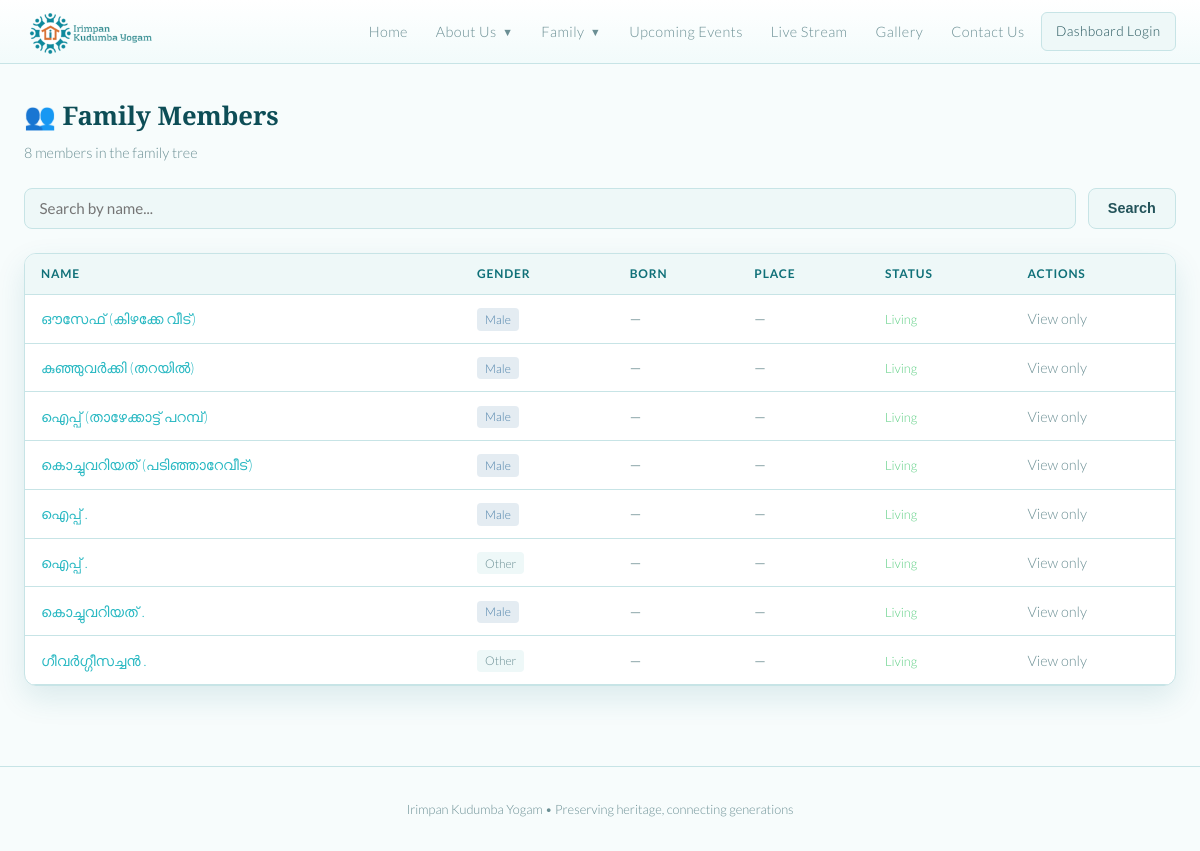
The page /people/ on the database its author committed.
### tree/models.py (models this page shows, shortened)
class Person(models.Model):
    GENDER_CHOICES = [
        ('M', 'Male'),
        ('F', 'Female'),
        ('O', 'Other'),
    ]
    first_name = models.CharField(max_length=100)
    last_name = models.CharField(max_length=100)
    gender = models.CharField(max_length=1, choices=GENDER_CHOICES, default='O')
    birth_date = models.DateField(null=True, blank=True)
    death_date = models.DateField(null=True, blank=True)
    birth_place = models.CharField(max_length=200, blank=True)
    email = models.EmailField(blank=True)
    phone = models.CharField(max_length=30, blank=True)
    blood_group = models.CharField(max_length=10, blank=True)
    current_address = models.TextField(blank=True)
    living_separately = models.BooleanField(default=False)
    bio = models.TextField(blank=True)
    photo = models.ImageField(upload_to='photos/', null=True, blank=True)
    father = models.ForeignKey(
        'self', null=True, blank=True,
        on_delete=models.SET_NULL,
        related_name='children_as_father'
    )
    mother = models.ForeignKey(
        'self', null=True, blank=True,
        on_delete=models.SET_NULL,
        related_name='children_as_mother'
    )
    spouse = models.ForeignKey(
        'self', null=True, blank=True,
        on_delete=models.SET_NULL,
        related_name='married_to'
    )
    user = models.OneToOneField(
        settings.AUTH_USER_MODEL,
        null=True,
        blank=True,
        on_delete=models.SET_NULL,
        related_name='family_member_profile',
    )
    created_at = models.DateTimeField(auto_now_add=True)
    class Meta:
        ordering = ['last_name', 'first_name']
    def get_absolute_url(self):
        return reverse('person_detail', kwargs={'pk': self.pk})
    @property
    def full_name(self):
        return f"{self.first_name} {self.last_name}"
    @property
    def is_alive(self):
        return self.death_date is None

### tree/views.py (the view)
# urls.py: path('people/', views.people_list, name='people_list'),
def people_list(request):
    q = request.GET.get('q', '')
    people = Person.objects.all()
    if q:
        people = people.filter(first_name__icontains=q) | people.filter(last_name__icontains=q)
    _apply_generations(people, _generation_map(Person.objects.all()))
    return render(request, 'tree/people_list.html', {'people': people, 'q': q})

### tree/views.py (called while the page is built)
def _generation_map(people):
    people = list(people)
    if not people:
        return {}
    parents = {
        person.pk: tuple(parent_id for parent_id in (person.father_id, person.mother_id) if parent_id)
        for person in people
    }
    memo = {}
    def get_depth(person_id):
        if person_id in memo:
            return memo[person_id]
        parent_ids = parents.get(person_id, ())
        if not parent_ids:
            memo[person_id] = 1
            return 1
        memo[person_id] = max(get_depth(parent_id) for parent_id in parent_ids) + 1
        return memo[person_id]
    return {person.pk: get_depth(person.pk) for person in people}

def _apply_generations(people, generation_map):
    for person in people:
        person._generation = generation_map.get(person.pk, 1)

### tree/templates/tree/people_list.html (shortened to what this page needs)
{% extends "tree/base.html" %}
{% block content %}
<h1 class="section-title">👥 Family Members</h1>
<p class="section-sub">{{ people|length }} member{{ people|length|pluralize }} in the family tree</p>
<div class="search-bar">
  <form method="get" style="display:flex;gap:0.75rem;flex:1;flex-wrap:wrap;">
    <input class="form-input" name="q" value="{{ q }}" placeholder="Search by name..." style="flex:1;min-width:180px;">
    <button type="submit" class="btn btn-secondary">Search</button>
  </form>
</div>
<div class="card" style="padding:0;overflow:hidden;">
  <div class="people-table-wrap">
    <table class="people-table">
      <thead>
        <tr>
          <th>Name</th>
          <th>Gender</th>
          <th class="hide-sm">Born</th>
          <th class="hide-sm">Place</th>
          <th>Status</th>
          <th>Actions</th>
        </tr>
      </thead>
      <tbody>
        {% for person in people %}
        <tr>
          <td>
            <a href="{{ person.get_absolute_url }}">{{ person.full_name }}</a>
          </td>
          <td>
            <span class="tag tag-{{ person.gender|lower }}">{{ person.get_gender_display }}</span>
          </td>
          <td class="hide-sm">{{ person.birth_date.year|default:"—" }}</td>
          <td class="hide-sm">{{ person.birth_place|default:"—" }}</td>
          <td>
            {% if person.is_alive %}
              <span style="color:#5ecf84;font-size:0.8rem;">Living</span>
            {% else %}
              <span style="color:#c08080;font-size:0.8rem;">†{{ person.death_date.year }}</span>
            {% endif %}
          </td>
          <td>
            {% if request.user.is_authenticated and request.user.is_staff %}
            <a href="{% url 'person_edit' person.pk %}" style="color:var(--gold-dim);">Edit</a>
            {% else %}
            <span style="color:var(--text-dim);">View only</span>
            {% endif %}
          </td>
        </tr>
        {% endfor %}
      </tbody>
    </table>
  </div>
</div>
{% endblock %}

### tree/templates/tree/base.html (style rules this page uses)
:root { --bg: #f7fcfc; --surface: #ffffff; --surface2: #eef8f8; --border: #c7e4e6; --gold: #1399a6; --gold-light: #28b8c2; --gold-dim: #0f7078; --cream: #0d4d56; --text: #23535a; --text-dim: #6b8f94; --male: #4a7fa8; --female: #a84a7f; --radius: 12px; --shadow: 0 12px 30px rgba(16, 111, 121, 0.12); }
* { box-sizing: border-box; margin: 0; padding: 0; }
body { background: var(--bg); color: var(--text); font-family: 'Lato', sans-serif; font-weight: 300; min-height: 100vh; line-height: 1.6; }
.card { background: var(--surface); border: 1px solid var(--border); border-radius: var(--radius); padding: 1.5rem; box-shadow: var(--shadow); }
.btn { display: inline-flex; align-items: center; gap: 0.4rem; padding: 0.55rem 1.2rem; border-radius: 8px; font-size: 0.9rem; font-weight: 700; cursor: pointer; border: none; text-decoration: none; transition: all 0.2s; }
.btn-secondary { background: var(--surface2); color: var(--text); border: 1px solid var(--border); }
.form-input { width: 100%; background: var(--surface2); border: 1px solid var(--border); border-radius: 8px; color: var(--text); padding: 0.65rem 0.9rem; font-family: 'Lato', sans-serif; font-size: 0.95rem; transition: border-color 0.2s; }
h1, h2, h3 { font-family: 'Playfair Display', serif; font-weight: 600; }
.section-title { font-family: 'Playfair Display', serif; font-size: 1.6rem; color: var(--cream); margin-bottom: 0.25rem; }
.section-sub { color: var(--text-dim); font-size: 0.9rem; margin-bottom: 1.5rem; }

### tree/templates/tree/people_list.html (style rules this page uses)
.search-bar { display: flex; gap: 0.75rem; margin-bottom: 1.5rem; flex-wrap: wrap; }
.search-bar input { flex: 1; min-width: 200px; }
.people-table-wrap { overflow-x: auto; }
.people-table { width: 100%; border-collapse: collapse; font-size: 0.9rem; }
.people-table th { text-align: left; padding: 0.65rem 1rem; color: var(--gold-dim); font-size: 0.75rem; text-transform: uppercase; letter-spacing: 0.07em; border-bottom: 1px solid var(--border); background: var(--surface2); }
.people-table td { padding: 0.75rem 1rem; border-bottom: 1px solid var(--border); color: var(--text); vertical-align: middle; }
.people-table a { color: var(--gold-light); text-decoration: none; }
.tag { display: inline-block; padding: 0.1rem 0.5rem; border-radius: 4px; font-size: 0.75rem; }
.tag-m { background: rgba(74,127,168,0.15); color: var(--male); }
.tag-o { background: var(--surface2); color: var(--text-dim); }

### rows shown on the page
Person: full_name "ഔസേഫ് (കിഴക്കേ വീട്)", gender "Male", birth_date.year "—", birth_place "—", shows "Living"
Person: full_name "കുഞ്ഞുവർക്കി (തറയിൽ)", gender "Male", birth_date.year "—", birth_place "—", shows "Living"
Person: full_name "ഐപ്പ് (താഴേക്കാട്ട് പറമ്പ്)", gender "Male", birth_date.year "—", birth_place "—", shows "Living"
Person: full_name "കൊച്ചുവറിയത് (പടിഞ്ഞാറേവീട്)", gender "Male", birth_date.year "—", birth_place "—", shows "Living"
Person: full_name "ഐപ്പ് .", gender "Male", birth_date.year "—", birth_place "—", shows "Living"
Person: full_name "ഐപ്പ് .", gender "Other", birth_date.year "—", birth_place "—", shows "Living"
Person: full_name "കൊച്ചുവറിയത് .", gender "Male", birth_date.year "—", birth_place "—", shows "Living"
Person: full_name "ഗീവർഗ്ഗീസച്ചൻ .", gender "Other", birth_date.year "—", birth_place "—", shows "Living"

### other values the page prints
{{ people|length }} "8"
